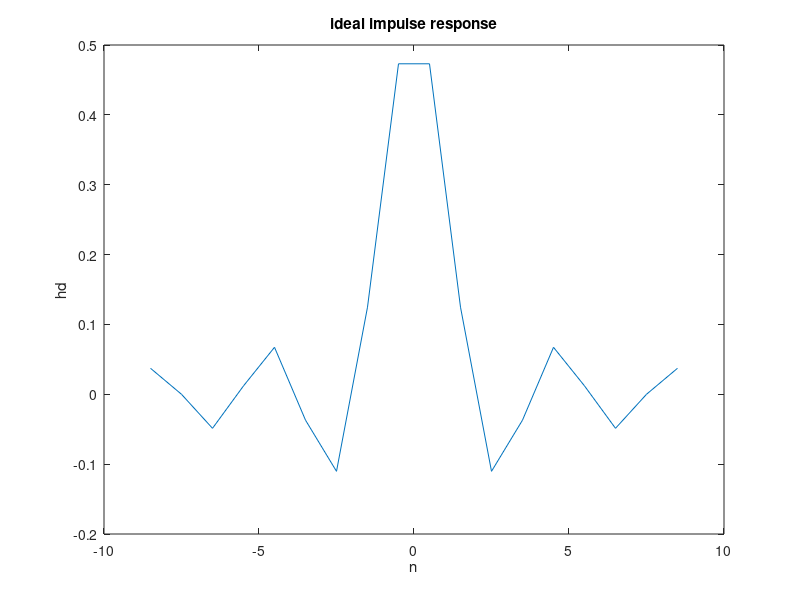
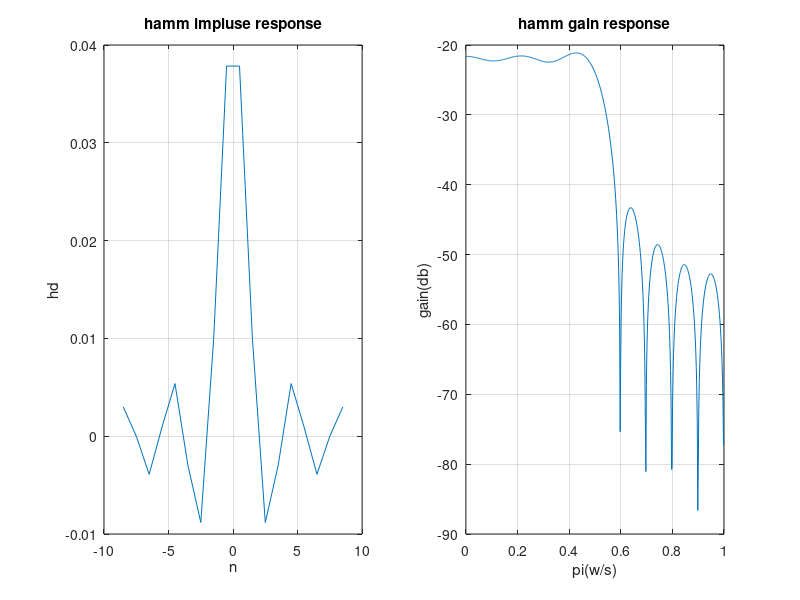
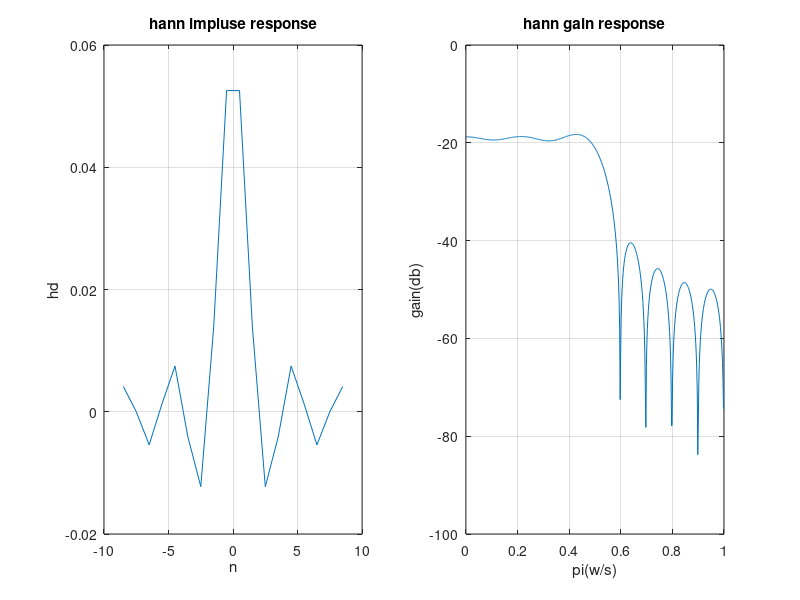
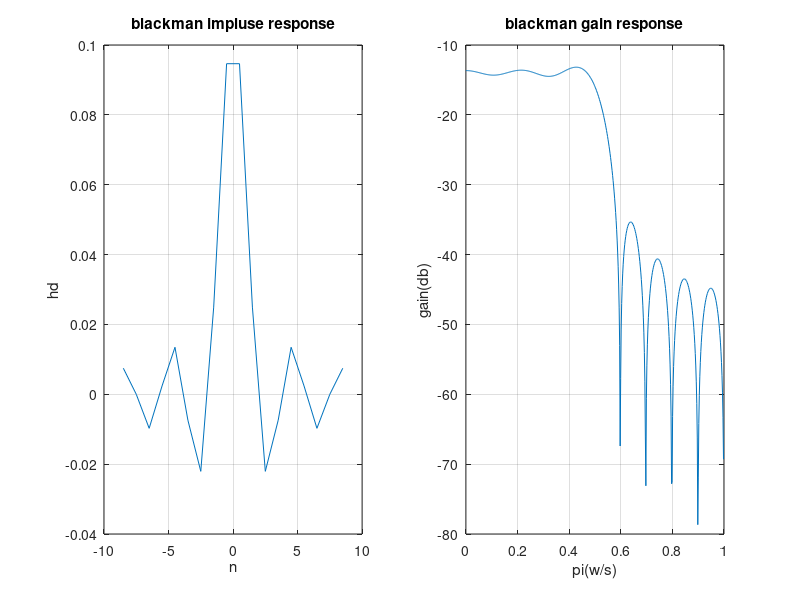

Reproduce these figures in MATLAB, in order.
wp = 3 * 2.0 / 15;
ws = 5 * 2.0 / 15;
wc = (wp + ws) / 2;

alphaP = 1 - 10 ^ (0.3 / -20);
alphaS = 10 ^ (40 / -20);

[n, Wn, beta, ftype] = kaiserord([wp, ws], [1, 0], [alphaP, alphaS]);

kaiser_win = kaiser(n+1, beta);
hamm_win = hamming(n+1);
hann_win = hanning(n+1);
blackman_win = blackman(n+1);

wins = [hamm_win, hann_win, blackman_win, kaiser_win]
titles = {
    'hamm impluse response',
    'hann impluse response',
    'blackman impluse response',
    'kaiser impluse response'
    };
  
titles2 = {
    'hamm gain response',
    'hann gain response',
    'blackman gain response',
    'kaiser gain response'
    };

M = n / 2;
n = -M : M;
hd = sin(wc * pi * n) ./ (pi * n);
hd(find(n==0)) = wc;

figure(1);
plot(n, hd, '-');
title('ideal impulse response');
xlabel('n');
ylabel('hd');

for i = 1 : 4
  figure(i + 1);
  
  subplot(1,2,1);
  ht = hd .* wins(i);
  plot(n, ht, '-');
  title(titles(i));
  xlabel('n');
  ylabel('hd');
  grid on;

  subplot(1,2,2);
  [h, w] =freqz(ht, 1, 512);
  w = w / pi;
  h = 20 * log10(abs(h));
  plot(w, h, '-');
  title(titles2(i));
  xlabel('pi(w/s)');
  ylabel('gain(db)');
  grid on;
  
end






